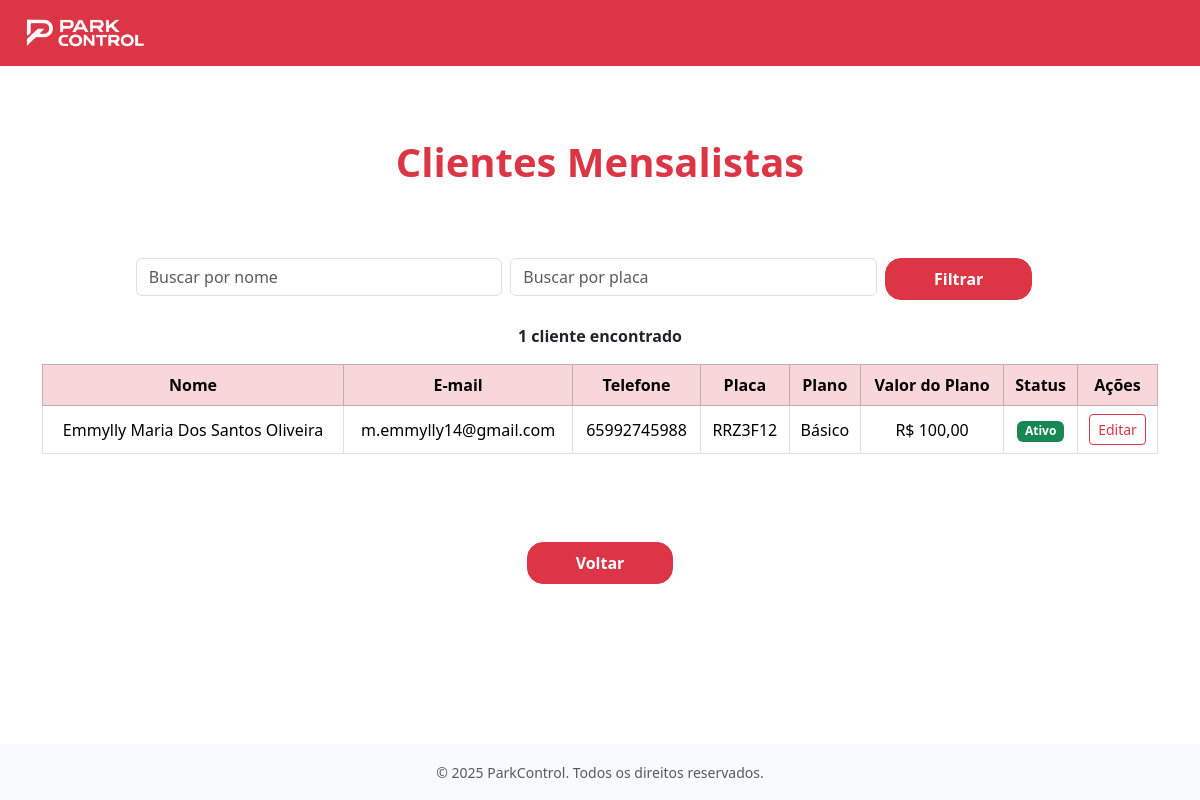
/clientes/mensalistas/, run on the app's committed database.
### apps/clientes/models.py (models this page shows, shortened)
class Mensalista(models.Model):
    nome = models.CharField(max_length=100)
    telefone = models.CharField(
        max_length=15,
        validators=[
            RegexValidator(
                r'^\(?\d{2}\)?[-.\s]?\d{4,5}[-.\s]?\d{4}$',
                'Telefone no formato inválido (ex: (65) 99999-9999)'
            )
        ]
    )
    email = models.EmailField(max_length=100)
    plano = models.ForeignKey(
        Planos,
        on_delete=models.SET_NULL,
        null=True,
        limit_choices_to={'tipo_plano': 'Mensalista'},
        related_name="mensalistas"
    )
    placa = models.CharField(
        max_length=10,
        unique=True,
        validators=[
            RegexValidator(
                r'^[A-Z]{3}[0-9][A-Z][0-9]{2}$',
                'Placa no formato inválido (ex: ABC1D23 - padrão Mercosul)'
            )
        ]
    )
    ativo = models.BooleanField(default=True)

### apps/planos/models.py (models this page shows, shortened)
class Planos(models.Model):
    TIPO_PLANO_CHOICES = [
        ('Mensalista', 'Mensalista'),
        ('Diarista', 'Diarista'),
    ]
    TIPO_MENSAL_CHOICES = [
        ('Mensal', 'Mensal'),
        ('Anual','Anual')
    ]
    STATUS_CHOICES = [
        ('Ativo', 'Ativo'),
        ('Inativo', 'Inativo'),
    ]
    nome = models.CharField( max_length=50, blank=False, null=False)
    validade = models.PositiveIntegerField(blank=False, null=False)
    descricao = models.TextField(blank=True)
    data_criacao = models.DateTimeField(auto_now_add=True)
    ultima_alteracao = models.DateTimeField(auto_now=True)
    tipo_plano = models.CharField(max_length=20, choices=TIPO_PLANO_CHOICES, blank=False, null=False)
    status = models.CharField(max_length=20, choices=STATUS_CHOICES, blank=True, null=True,default='Ativo')
    valor_diaria = models.DecimalField(max_digits=10, decimal_places=2, blank=True, null=True)
    valor = models.DecimalField(max_digits=10, decimal_places=2, blank=True, null=True)
    tipo_mensal  = models.CharField(max_length=20, choices=TIPO_MENSAL_CHOICES, blank=True, null=True)

### apps/clientes/views.py (the view)
# urls.py: path('mensalistas/', views.cliente_mensalista_view, name='cliente_mensalista'),
def cliente_mensalista_view(request):
    mensalistas = Mensalista.objects.all()
    query_nome = request.GET.get('nome', '')
    query_placa = request.GET.get('placa', '')
    if query_nome:
        mensalistas = mensalistas.filter(nome__icontains=query_nome)
    if query_placa:
       mensalistas = mensalistas.filter(placa__icontains=query_placa)
    return render(request, 'clientes/cliente_mensalista.html', {'mensalistas': mensalistas, 'query_nome': query_nome, 'query_placa': query_placa})

### apps/clientes/templates/clientes/cliente_mensalista.html (shortened to what this page needs)
{% extends "base.html" %}
{% load static %}
{% block content %}
<main class="flex-grow-1 d-flex flex-column justify-content-center align-items-center py-5">
    <h1 class="text-danger fw-bold mb-5">Clientes Mensalistas</h1>
    <div class="container mt-4">
        <form method="GET" class="row g-2 mb-4 justify-content-center">
            <div class="col-md-4">
                <input type="text" name="nome" class="form-control" placeholder="Buscar por nome" value="{{ request.GET.nome }}">
            </div>
            <div class="col-md-4">
                <input type="text" name="placa" class="form-control" placeholder="Buscar por placa" value="{{ request.GET.placa }}">
            </div>
            <div class="col-md-2">
                <button type="submit" class="btn btn-danger px-5 py-2 rounded-4 fw-bold">Filtrar</button>
            </div>
        </form>
        <p class="text-center fw-bold">
            {{ mensalistas|length }} cliente{{ mensalistas|length|pluralize }} encontrado{{ mensalistas|length|pluralize }}
        </p>
        <div class="table-responsive">
            {% if mensalistas %}
            <table class="table table-bordered text-center align-middle">
                <thead class="table-danger">
                    <tr>
                        <th>Nome</th>
                        <th>E-mail</th>
                        <th>Telefone</th>
                        <th>Placa</th>
                        <th>Plano</th>
                        <th>Valor do Plano</th>
                        <th>Status</th>
                        <th>Ações</th>
                    </tr>
                </thead>
                <tbody>
                    {% for cliente in mensalistas %}
                    <tr>
                        <td>{{ cliente.nome }}</td>
                        <td>{{ cliente.email }}</td>
                        <td>{{ cliente.telefone }}</td>
                        <td>{{ cliente.placa }}</td>
                        <td>{{ cliente.plano.nome }}</td>
                        <td>R$ {{ cliente.plano.valor|floatformat:2 }}</td>
                        <td>
                            {% if cliente.ativo %}
                                <span class="badge bg-success">Ativo</span>
                            {% else %}
                                <span class="badge bg-secondary">Inativo</span>
                            {% endif %}
                        </td>
                        <td>
                            <a href="{% url 'clientes:editar_mensalista' pk=cliente.pk %}" class="btn btn-outline-danger btn-sm">Editar</a>
                        </td>
                    </tr>
                    {% empty %}
                    <tr>
                        <td colspan="6">Nenhum cliente encontrado.</td>
                    </tr>
                    {% endfor %}
                </tbody>
            </table>
            {% else %}
            <p class="text-center fw-bold text-muted">Nenhum cliente encontrado.</p>
            {% endif %}
        </div>
    </div>
</main>
<footer class="text-center mt-4">
    {% if user.is_authenticated and user.perfil_acesso == 'Administrador' %}
        <a href="{% url 'usuarios:gerencia_cliente' %}" class="btn btn-danger px-5 py-2 rounded-4 fw-bold">Voltar</a>
    {% else %}
        <a href="{% url 'frentistas:gerenciar_clientes' %}" class="btn btn-danger px-5 py-2 rounded-4 fw-bold">Voltar</a>
    {% endif %}
</footer>
{% endblock %}

### data on the page
Mensalista: nome "Emmylly Maria Dos Santos Oliveira", email "m.emmylly14@gmail.com", telefone "65992745988", placa "RRZ3F12", plano.nome "Básico", plano.valor "100,00", ativo "Ativo"

### other printed values
{{ mensalistas|length }} "1"
